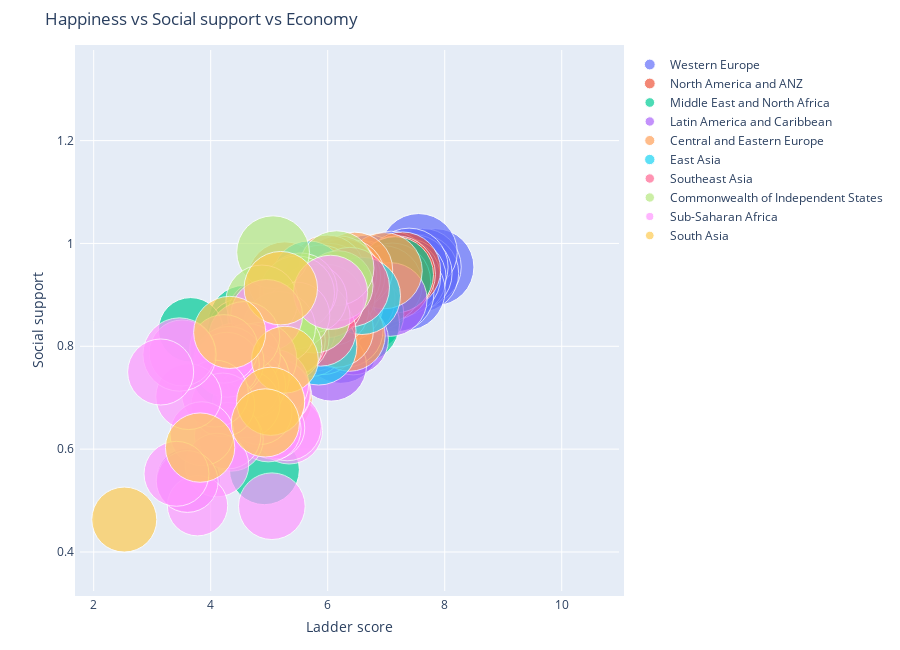

The cell this chart's notebook holds for it:
### Code cell
import warnings
warnings.filterwarnings('ignore')

figure = bubbleplot(dataset = data, x_column = 'Ladder score', y_column = 'Social support', 
    bubble_column = 'Country name', size_column = 'Logged GDP per capita', color_column = 'Regional indicator', 
    x_title = "Ladder score", y_title = "Social support", title = 'Happiness vs Social support vs Economy',
    x_logscale = False, scale_bubble = 1, height = 650)

py.iplot(figure, config={'scrollzoom': True})

### Figure 1 — Plotly figure (JSON) as saved in the notebook; plotly's stock layout.template omitted (floating-point values rounded to 4 significant figures)
{"data": [{"marker": {"size": [10.78, 10.93, 11.12, 10.88, 10.93, 11.05, 10.87, 11.65, 10.91, 10.87, 11.34, 10.71, 10.82, 10.7, 10.67, 10.57, 10.62, 10.58, 10.42, 10.28, 10.58], "sizemode": "area", "sizeref": 0.00364}, "mode": "markers", "name": "Western Europe", "text": ["Finland", "Denmark", "Switzerland", "Iceland", "Netherlands", "Norway", "Sweden", "Luxembourg", "Austria", "Germany", "Ireland", "United Kingdom", "Belgium", "France", "Malta", "Spain", "Italy", "Cyprus", "Portugal", "Greece", "North Cyprus"], "type": "scatter", "x": [7.842, 7.62, 7.571, 7.554, 7.464, 7.392, 7.363, 7.324, 7.268, 7.155, 7.085, 7.064, 6.834, 6.69, 6.602, 6.491, 6.483, 6.223, 5.929, 5.723, 5.536], "y": [0.954, 0.954, 0.942, 0.983, 0.942, 0.954, 0.934, 0.908, 0.934, 0.903, 0.947, 0.934, 0.906, 0.942, 0.931, 0.932, 0.88, 0.802, 0.879, 0.823, 0.82]}, {"marker": {"size": [10.64, 10.8, 10.78, 11.02], "sizemode": "area", "sizeref": 0.00364}, "mode": "markers", "name": "North America and ANZ", "text": ["New Zealand", "Australia", "Canada", "United States"], "type": "scatter", "x": [7.277, 7.183, 7.103, 6.951], "y": [0.948, 0.94, 0.926, 0.92]}, {"marker": {"size": [10.57, 10.67, 11.09, 10.74, 10.82, 9.622, 10.24, 8.903, 9.342, 9.24, 9.584, 9.266, 9.626, 8.485, 9.182, 9.367, 7.578], "sizemode": "area", "sizeref": 0.00364}, "mode": "markers", "name": "Middle East and North Africa", "text": ["Israel", "Bahrain", "United Arab Emirates", "Saudi Arabia", "Kuwait", "Libya", "Turkey", "Morocco", "Algeria", "Iraq", "Iran", "Tunisia", "Lebanon", "Palestinian Territories", "Jordan", "Egypt", "Yemen"], "type": "scatter", "x": [7.157, 6.647, 6.561, 6.494, 6.106, 5.41, 4.948, 4.918, 4.887, 4.854, 4.721, 4.596, 4.584, 4.517, 4.395, 4.283, 3.658], "y": [0.939, 0.862, 0.844, 0.891, 0.843, 0.827, 0.822, 0.56, 0.802, 0.746, 0.71, 0.691, 0.848, 0.826, 0.767, 0.75, 0.832]}, {"marker": {"size": [9.88, 9.053, 9.966, 9.577, 9.859, 9.186, 10.35, 10.07, 9.054, 9.557, 8.62, 9.962, 8.648, 9.458, 9.313, 9.046, 9.448, 9.802, 9.073, 7.477], "sizemode": "area", "sizeref": 0.00364}, "mode": "markers", "name": "Latin America and Caribbean", "text": ["Costa Rica", "Guatemala", "Uruguay", "Brazil", "Mexico", "Jamaica", "Panama", "Chile", "El Salvador", "Colombia", "Nicaragua", "Argentina", "Honduras", "Peru", "Ecuador", "Bolivia", "Paraguay", "Dominican Republic", "Venezuela", "Haiti"], "type": "scatter", "x": [7.069, 6.435, 6.431, 6.33, 6.317, 6.309, 6.18, 6.172, 6.061, 6.012, 5.972, 5.929, 5.919, 5.84, 5.764, 5.716, 5.653, 5.545, 4.892, 3.615], "y": [0.891, 0.813, 0.925, 0.882, 0.831, 0.877, 0.896, 0.882, 0.762, 0.847, 0.864, 0.898, 0.812, 0.832, 0.821, 0.81, 0.893, 0.853, 0.861, 0.54]}, {"marker": {"size": [10.56, 10.53, 9.318, 10.37, 10.5, 10.48, 10.38, 10.28, 9.787, 10.31, 10.36, 10.22, 9.59, 9.94, 10.02, 9.52, 9.693], "sizemode": "area", "sizeref": 0.00364}, "mode": "markers", "name": "Central and Eastern Europe", "text": ["Czech Republic", "Slovenia", "Kosovo", "Slovakia", "Lithuania", "Estonia", "Poland", "Romania", "Serbia", "Latvia", "Hungary", "Croatia", "Bosnia and Herzegovina", "Montenegro", "Bulgaria", "Albania", "North Macedonia"], "type": "scatter", "x": [6.965, 6.461, 6.372, 6.331, 6.255, 6.189, 6.166, 6.14, 6.078, 6.032, 5.992, 5.882, 5.813, 5.581, 5.266, 5.117, 5.101], "y": [0.947, 0.948, 0.821, 0.936, 0.935, 0.941, 0.898, 0.832, 0.873, 0.927, 0.943, 0.924, 0.87, 0.858, 0.931, 0.697, 0.805]}, {"marker": {"size": [10.87, 10.61, 10.65, 9.4, 11, 9.673], "sizemode": "area", "sizeref": 0.00364}, "mode": "markers", "name": "East Asia", "text": ["Taiwan Province of China", "Japan", "South Korea", "Mongolia", "Hong Kong S.A.R. of China", "China"], "type": "scatter", "x": [6.584, 5.94, 5.845, 5.677, 5.477, 5.339], "y": [0.898, 0.884, 0.799, 0.935, 0.836, 0.811]}, {"marker": {"size": [11.49, 9.805, 9.076, 8.973, 10.24, 9.365, 8.947, 8.36, 8.541], "sizemode": "area", "sizeref": 0.00364}, "mode": "markers", "name": "Southeast Asia", "text": ["Singapore", "Thailand", "Philippines", "Vietnam", "Malaysia", "Indonesia", "Laos", "Cambodia", "Myanmar"], "type": "scatter", "x": [6.377, 5.985, 5.88, 5.411, 5.384, 5.345, 5.03, 4.83, 4.426], "y": [0.915, 0.888, 0.83, 0.85, 0.817, 0.811, 0.728, 0.765, 0.779]}, {"marker": {"size": [8.836, 10.15, 9.454, 8.538, 9.853, 10.19, 8.091, 9.487, 9.569, 9.629, 9.585, 9.436], "sizemode": "area", "sizeref": 0.00364}, "mode": "markers", "name": "Commonwealth of Independent States", "text": ["Uzbekistan", "Kazakhstan", "Moldova", "Kyrgyzstan", "Belarus", "Russia", "Tajikistan", "Armenia", "Azerbaijan", "Turkmenistan", "Georgia", "Ukraine"], "type": "scatter", "x": [6.179, 6.152, 5.766, 5.744, 5.534, 5.477, 5.466, 5.283, 5.171, 5.066, 4.891, 4.875], "y": [0.918, 0.952, 0.857, 0.893, 0.91, 0.903, 0.86, 0.799, 0.836, 0.983, 0.671, 0.888]}, {"marker": {"size": [10.01, 8.117, 8.551, 8.189, 8.118, 8.58, 7.098, 7.686, 8.087, 7.838, 9.403, 9.603, 7.678, 7.158, 8.533, 7.744, 7.677, 7.288, 8.361, 9.161, 7.364, 9.065, 8.031, 7.694, 8.542, 7.396, 7.362, 8.145, 7.434, 6.635, 7.876, 6.958, 7.926, 9.782, 7.676, 7.943], "sizemode": "area", "sizeref": 0.00364}, "mode": "markers", "name": "Sub-Saharan Africa", "text": ["Mauritius", "Congo (Brazzaville)", "Ivory Coast", "Cameroon", "Senegal", "Ghana", "Niger", "Gambia", "Benin", "Guinea", "South Africa", "Gabon", "Burkina Faso", "Mozambique", "Nigeria", "Mali", "Uganda", "Liberia", "Kenya", "Namibia", "Chad", "Swaziland", "Comoros", "Ethiopia", "Mauritania", "Madagascar", "Togo", "Zambia", "Sierra Leone", "Burundi", "Tanzania", "Malawi", "Lesotho", "Botswana", "Rwanda", "Zimbabwe"], "type": "scatter", "x": [6.049, 5.342, 5.306, 5.142, 5.132, 5.088, 5.074, 5.051, 5.045, 4.984, 4.956, 4.852, 4.834, 4.794, 4.759, 4.723, 4.636, 4.625, 4.607, 4.574, 4.355, 4.308, 4.289, 4.275, 4.227, 4.208, 4.107, 4.073, 3.849, 3.775, 3.623, 3.6, 3.512, 3.467, 3.415, 3.145], "y": [0.905, 0.636, 0.644, 0.71, 0.71, 0.727, 0.641, 0.69, 0.489, 0.639, 0.86, 0.776, 0.672, 0.744, 0.74, 0.724, 0.781, 0.72, 0.688, 0.818, 0.619, 0.77, 0.626, 0.764, 0.795, 0.686, 0.569, 0.708, 0.63, 0.49, 0.702, 0.537, 0.787, 0.784, 0.552, 0.75]}, {"marker": {"size": [8.12, 9.826, 8.454, 8.458, 9.47, 8.755, 7.695], "sizemode": "area", "sizeref": 0.00364}, "mode": "markers", "name": "South Asia", "text": ["Nepal", "Maldives", "Bangladesh", "Pakistan", "Sri Lanka", "India", "Afghanistan"], "type": "scatter", "x": [5.269, 5.198, 5.025, 4.934, 4.325, 3.819, 2.523], "y": [0.774, 0.913, 0.693, 0.651, 0.827, 0.603, 0.463]}], "layout": {"height": 650, "hovermode": "closest", "margin": {"b": 50, "pad": 5, "t": 50}, "showlegend": true, "title": {"text": "Happiness vs Social support vs Economy"}, "xaxis": {"autorange": false, "range": [1.766, 10.98], "title": {"text": "Ladder score"}}, "yaxis": {"autorange": false, "range": [0.3241, 1.376], "title": {"text": "Social support"}}}}
